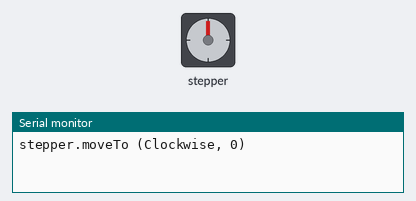
A sketch run on a simulated Arduino Uno, built with avr-gcc and run on an emulated ATmega328P. On the bench: stepper motor, the last lines printed to the serial monitor. Stepper angles assume 4096 steps per turn.

Above: at 0.1 s.
At 11.5 s:
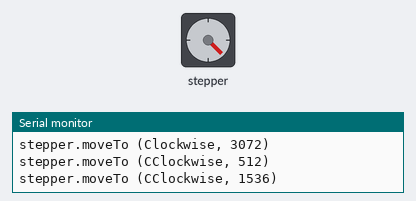
At 21.1 s:
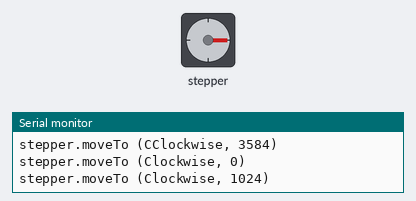
At 37.3 s:
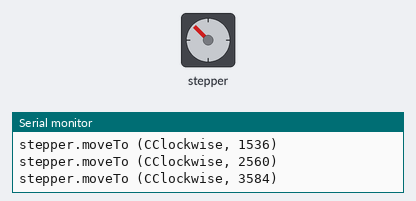
Timing chart, 0 to 40.0 s (numbered marks = the images above):
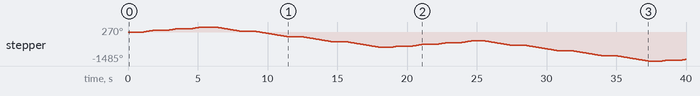

The sketch:

listing14-2.ino
```cpp
// Listing 14-2 - testing stepper motor
#include <CheapStepper.h>
CheapStepper stepper (8, 9, 10, 11);
boolean clockwise = true;
boolean cclockwise = false;

void setup()
{
  stepper.setRpm(20);
  Serial.begin(9600);
}

void loop()
{
  Serial.println("stepper.moveTo (Clockwise, 0)");
  stepper.moveTo (clockwise, 0);
  delay(1000);

  Serial.println("stepper.moveTo (Clockwise, 1024)");
  stepper.moveTo (clockwise, 1024);
  delay(1000);

  Serial.println("stepper.moveTo (Clockwise, 2048)");
  stepper.moveTo (clockwise, 2048);
  delay(1000);

  Serial.println("stepper.moveTo (Clockwise, 3072)");
  stepper.moveTo (clockwise, 3072);
  delay(1000);

  Serial.println("stepper.moveTo (CClockwise, 512)");
  stepper.moveTo (cclockwise, 512);
  delay(1000);

  Serial.println("stepper.moveTo (CClockwise, 1536)");
  stepper.moveTo (cclockwise, 1536);
  delay(1000);

  Serial.println("stepper.moveTo (CClockwise, 2560)");
  stepper.moveTo (cclockwise, 2560);
  delay(1000);

  Serial.println("stepper.moveTo (CClockwise, 3584)");
  stepper.moveTo (cclockwise, 3584);
  delay(1000);
}
```
